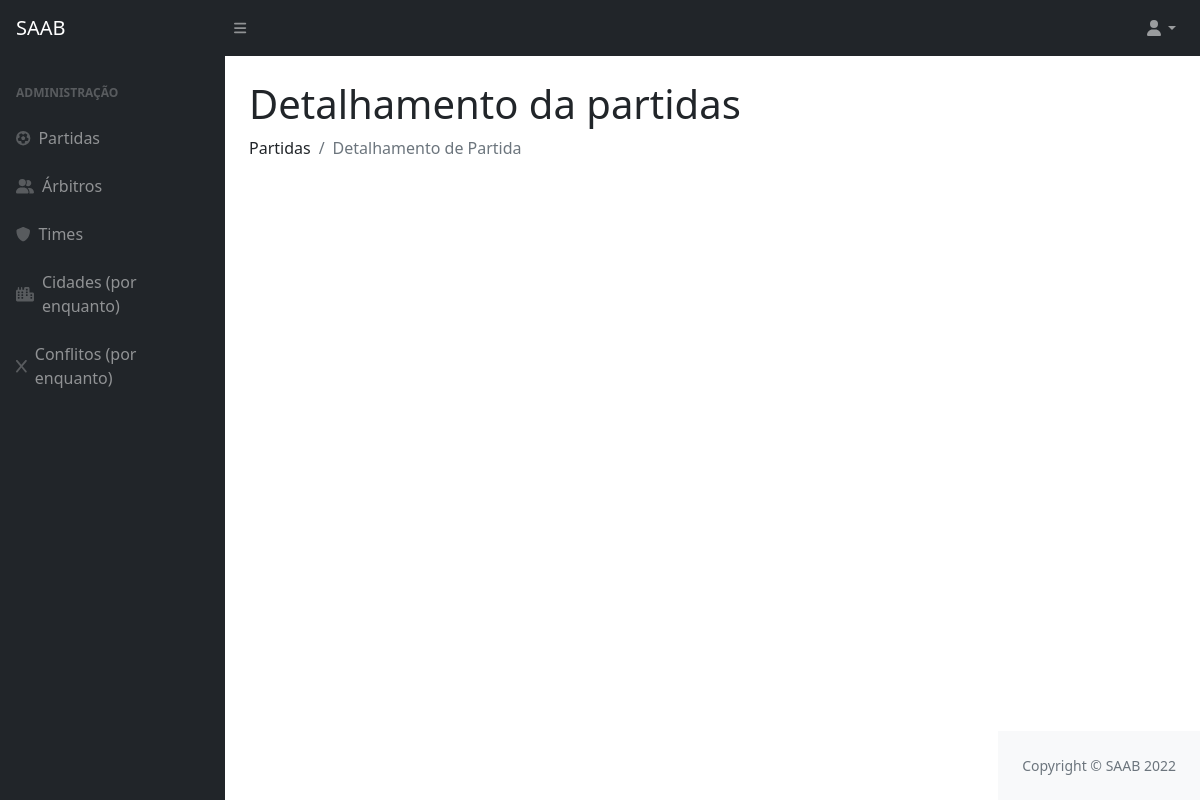
Page /detalhamentoPartida/1 on the earlier database version.
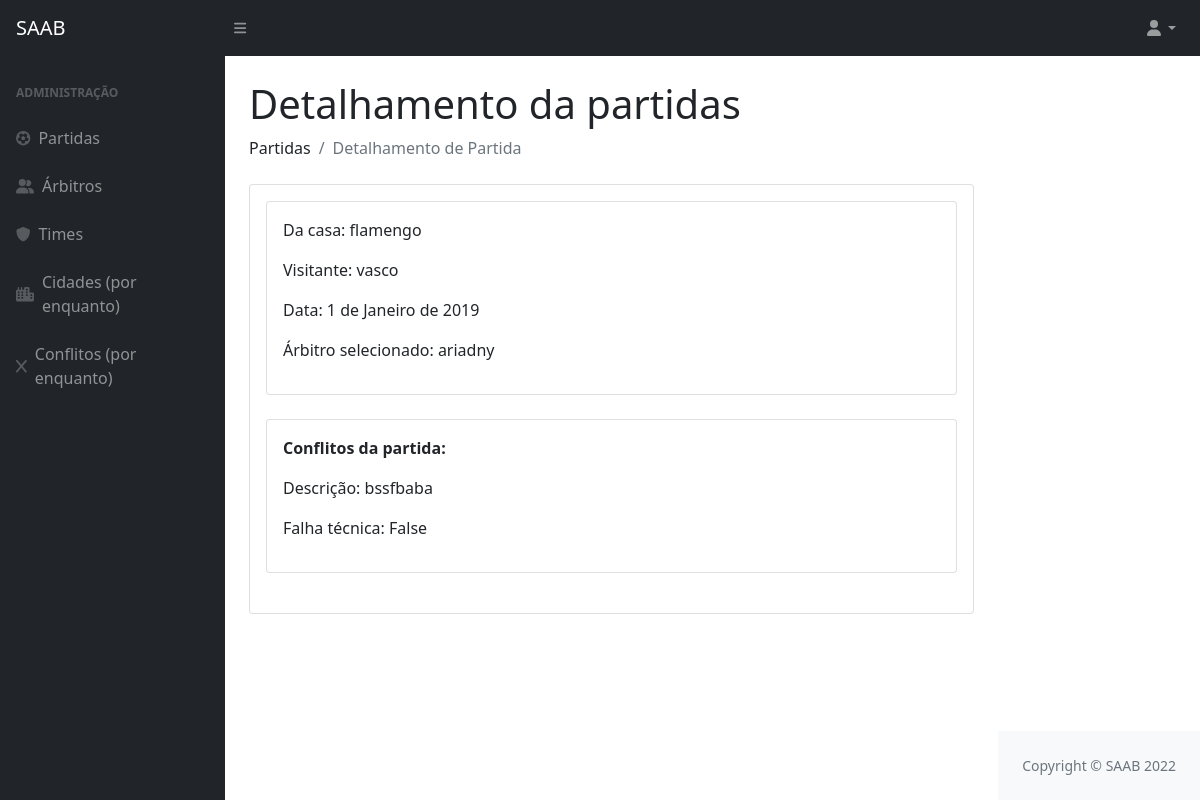
Same page on the later database version.
### privado/models.py (models this page shows, shortened)
class Partida(models.Model):
    codigo = models.AutoField(primary_key=True)
    usuario = models.ForeignKey(Usuario, on_delete=models.CASCADE)
    arbitro = models.ForeignKey(Arbitro, on_delete=models.CASCADE)
    visitante  = models.ForeignKey(Time, on_delete=models.CASCADE, related_name='visitante')
    local  = models.ForeignKey(Time, on_delete=models.CASCADE, related_name='local')
    data = models.DateField()

class Time(models.Model):
    codigo = models.AutoField(primary_key=True)
    nome = models.CharField(max_length=100)
    cidade = models.ForeignKey(Cidade, on_delete=models.CASCADE)
    def __str__(self):
        return (self.nome)

class Arbitro(models.Model):
    codigo = models.AutoField(primary_key=True)
    datanasc = models.DateField()
    cidade = models.ForeignKey(Cidade, on_delete=models.CASCADE)
    nome = models.CharField(max_length=100)
    formafisica = models.BooleanField()
    def __str__(self):
        return (self.nome)

class Conflito(models.Model):
    codigo = models.AutoField(primary_key=True)
    partida = models.ForeignKey(Partida, on_delete=models.CASCADE)
    arbitro = models.ForeignKey(Arbitro, on_delete=models.CASCADE)
    time = models.ForeignKey(Time, on_delete=models.CASCADE)
    descricao = models.TextField(max_length=260)
    errotecnico = models.BooleanField()

### privado/views.py (the view)
# urls.py: path('detalhamentoPartida/<int:id>', detalhamentoPartida, name = "url_detalhamentoPartida"),
def detalhamentoPartida(request, id):
    conflitos = Conflito.objects.all()
    partida = Partida.objects.filter(pk=id)
    time = Time.objects.filter(pk=id)
    detalhes = {"detalhes":partida, "conflitos":conflitos, "time":time}
    return render(request, "SAAB/detalhamentoPartida.html", detalhes)

### privado/templates/SAAB/detalhamentoPartida.html (shortened to what this page needs)
{% extends 'SAAB/layout.html' %}
{% block conteudo %}
{% load static %}
{% load crispy_forms_tags %}
<!DOCTYPE html>
<html lang="en">
<head>
</head>
<body>
  <h1 class="mt-4">Detalhamento da partidas</h1>
  <ol class="breadcrumb mb-4">
    <li class="breadcrumb-item">Partidas</li>
    <li class="breadcrumb-item active">Detalhamento de Partida</li>
</ol>
    {% for i in detalhes %}
    <div class="card mb-4">
      <div class="card-body">
        <div class="card mb-4">
          <div class="card-body">
            <p>Da casa: {{ i.local }}</p>
            <p>Visitante: {{ i.visitante }}</p>
            <p>Data: {{ i.data }}</p>
            <p>Árbitro selecionado: {{ i.arbitro }}</p>
          </div>
        </div>
    {% endfor %}
  {% for i in conflitos %}
       <div class="card mb-4">
        <div class="card-body">
            <p style="font-weight: bold">Conflitos da partida:</p>
            <p>Descrição: {{ i.descricao }}</p>
            <p>Falha técnica: {{ i.errotecnico }}</p>
        </div>
       </div>
      </div>
    </div>
    {% endfor %}
</main>
</body>
</html>
{% endblock %}

Differences in the rows shown:
added Partida: local "flamengo", visitante "vasco", data "1 de Janeiro de 2019", arbitro "ariadny"
added Conflito: descricao "bssfbaba", errotecnico "False"
